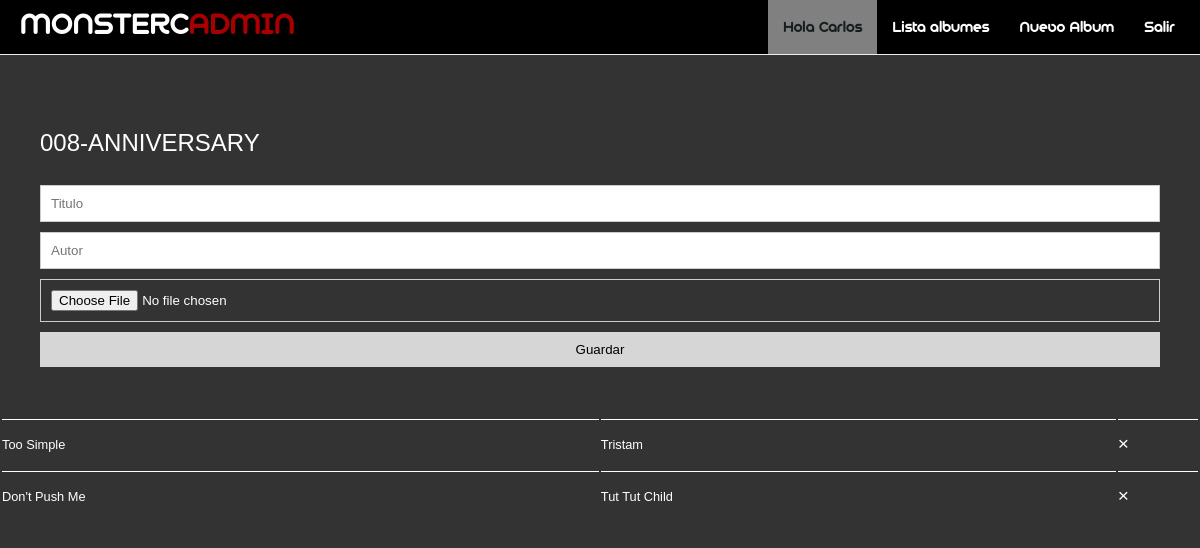
Page /admin/nuevaMusica.php?id=16 (signed in) on the committed database.
### tables this page shows
CREATE TABLE IF NOT EXISTS `usuarios` (
  `id` int(11) NOT NULL AUTO_INCREMENT,
  `nombre` varchar(255) DEFAULT NULL,
  `email` varchar(255) NOT NULL,
  `password` varchar(255) DEFAULT NULL,
  PRIMARY KEY (`id`)
);

CREATE TABLE IF NOT EXISTS `albumes` (
  `id` int(11) NOT NULL AUTO_INCREMENT,
  `nombre` varchar(255) DEFAULT NULL,
  `caratula` varchar(255) DEFAULT NULL,
  `fecha` date NOT NULL,
  PRIMARY KEY (`id`)
);

CREATE TABLE IF NOT EXISTS `canciones` (
  `id` int(11) NOT NULL AUTO_INCREMENT,
  `titulo` varchar(255) DEFAULT NULL,
  `autor` varchar(255) DEFAULT NULL,
  `ruta` varchar(255) NOT NULL,
  `id_album` int(11) NOT NULL,
  PRIMARY KEY (`id`,`id_album`),
  KEY `fk_canciones_albumes_idx` (`id_album`)
);

### admin/inc/conexion.php (called while the page is built)
<?php
$host = "localhost";
$user = "root";
$password = "";
$database = "proyecto_final";

### admin/core/Main.php (called while the page is built, shortened)
<?php
include 'core/Db_model.php';
include 'core/Album_model.php';
include 'core/User_model.php';
include 'core/Canciones_model.php';
include 'model/Cancion.php';
include 'model/Usuario.php';
class Main {
    function __construct() {
        include 'inc/conexion.php';
        $this->db = new Db_model($host, $user, $password, $database);
    }
}

### admin/core/Db_model.php (called while the page is built, shortened)
<?php
class Db_model {
    private $host, $userdb, $passdb, $namedb;
    private $conexion;
    function __construct($host, $userdb, $passdb, $namedb) {
        $this->host = $host;
        $this->userdb = $userdb;
        $this->passdb = $passdb;
        $this->namedb = $namedb;
    }
    private function connectDB() {
        $this->conexion = mysqli_connect($this->host, $this->userdb, $this->passdb, $this->namedb);
        mysqli_query($this->conexion, "SET NAMES 'utf8'");
    }
    public function executeSelectQuery($sql) {
        $consulta = mysqli_query($this->conexion, $sql);
        $nfilas = mysqli_num_rows($consulta);
        $datos = array();
        for ($i = 0; $i < $nfilas; $i++) {
            $fila = mysqli_fetch_array($consulta);
            $datos [] = $fila;
        }
        return $datos;
    }
}

### admin/core/User_model.php (called while the page is built, shortened)
<?php
class User_model extends Main {
    public function datosUser($id) {
        $arrayArray = $this->db->executeSelectQuery("SELECT * FROM usuarios WHERE id=$id");
        foreach ($arrayArray as $fila) {
            extract($fila);
            return new Usuario($id, $nombre, $email, $password);
        }
    }
}

### admin/model/Usuario.php (called while the page is built, shortened)
<?php
class Usuario {
    private $id, $nombre, $email, $password;
    function __construct($id, $nombre, $email, $password) {
        $this->nombre = $nombre;
    }
    public function getNombre() {
        return $this->nombre;
    }
}

### admin/core/Album_model.php (called while the page is built, shortened)
<?php
class Album_model extends Main {
    public function selectNombre($id) {
        $arrayArray = $this->db->executeSelectQuery("SELECT nombre FROM albumes WHERE id=$id");
        $nombreAlbum = "";
        foreach ($arrayArray as $fila) {
            $nombreAlbum = $fila["nombre"];
        }
        return $nombreAlbum;
    }
}

### admin/core/Canciones_model.php (called while the page is built, shortened)
<?php
class Canciones_model extends Main {
    public function selectCanciones($id_album) {
        $arrayArrays = $this->db->executeSelectQuery("SELECT id, titulo, autor, ruta, id_album FROM canciones WHERE id_album=$id_album ORDER BY titulo DESC");
        $arrayObj = array();
        foreach ($arrayArrays as $fila) {
            extract($fila);
            $cancion = new Cancion($id, $titulo, $autor, $ruta, $id_album);
            $arrayObj [] = $cancion;
        }
        return $arrayObj;
    }
}

### admin/model/Cancion.php (called while the page is built, shortened)
<?php
class Cancion {
    private $id, $titulo, $autor, $ruta, $idalbum;
    function __construct($id, $titulo, $autor, $ruta, $idalbum) {
        $this->id = $id;
        $this->titulo = $titulo;
        $this->autor = $autor;
    }
    function getId() {
        return $this->id;
    }
    function getTitulo() {
        return $this->titulo;
    }
    function getAutor() {
        return $this->autor;
    }
}

### admin/nuevaMusica.php (the view, shortened to what this page needs)
<?php
include './core/Main.php';
$id_album = $_GET["id"];
$album = new Album_model();
$cancion = new Canciones_model();
$nombreAlbum = $album->selectNombre($id_album);
$arrayObjCancion = $cancion->selectCanciones($id_album);
?>
<?php include './col/header.php'; ?>
<section>
    <h1><?= $nombreAlbum ?></h1>
    <br>
    <form action="<?= $_SERVER['PHP_SELF'] ?>" method="post"  enctype="multipart/form-data">
        <input type="text" name="titulo" placeholder="Titulo">
        <input type="text" name="autor" placeholder="Autor">
        <input type="file" name="ruta" placeholder="Cancion">
        <input type="submit" value="Guardar">
    </form>
</section>
<table>
    <?php if (count($arrayObjCancion) > 0) { ?>
        <?php foreach ($arrayObjCancion as $objCancion) { ?>
            <tr>
                <td><?= $objCancion->getTitulo() ?></td>
                <td><?= $objCancion->getAutor() ?></td>
                <td><a href="nuevaMusica.php?e=<?= $objCancion->getId() ?>"> &#215;</a></td>
            </tr>
        <?php } ?>
    <?php } else { ?>
        <tr>
            <td colspan="4">No hay canciones en este album</td>
        </tr>
    <?php } ?>
</table>
<?php include './col/footer.php'; ?>

### admin/col/header.php (shortened to what this page needs)
<?php
$user = new User_model();
$objUsuario = $user->datosUser($_SESSION["id_usuario"]);
?>
<!DOCTYPE html>
<html>
    <head>
        <link href="site_media/css/style.css" type="text/css" rel="stylesheet">
    </head>
    <body class="cms">
        <header>
            <h1>MONSTERC<span>ADMIN</span></h1>
            <nav>
                <ul>
                    <li class="saludo">Hola <?= $objUsuario->getNombre() ?></li>
                    <li><a href="listar.php">Lista albumes</a></li>
                    <li><a href="nuevoAlbum.php">Nuevo Album</a></li>
                    <li><a href="salir.php">Salir</a></li>
                </ul>
            </nav>
        </header>

### admin/site_media/css/style.css (style rules this page uses)
* { margin: 0; padding: 0; -webkit-box-sizing: border-box; text-decoration: none; }
body,html { font:1em/1.5 sans-serif; overflow: hidden; height: 100%; }
h1,h2 { font-weight: 300; }
li { list-style: none; color:#181d20; }
span { color:#A80000; }
input,textarea { width: 100%; padding: 10px; margin-bottom: 10px; border:1px solid #ccc; }
input[type="submit"] { border:none; background: rgba(255,255,255,.8); cursor:pointer; }
header { color: #fff; background: #000; width: 100%; font-family: monstercat; border-bottom: 1px solid #eee; margin-bottom: 50px; overflow: hidden; position: relative; top: 0; z-index: 100; }
header h1 { float: left; margin-left: 20px; }
header nav { float: right; margin-right: 10px; }
header nav ul li { float: left; padding: 15px; }
header nav ul li a { color: #fff; -webkit-transition: all .5s; -moz-transition: all .5s; -o-transition: all .5s; -ms-transition: all .5s; }
.saludo { background: rgba(255,255,255,.5); }
body.cms { background: #333; color: #fff; }
section { padding: 20px; margin: 20px; }
table { width: 100%; text-align: left; margin-top: 20px; font-size: .8em; }
table td { border-top: 1px solid #fff; font-weight: 300; padding: 10px 0; }
table td a { color:#fff; font-size: 1.5em; -webkit-transition: all .5s; }

### rows in the picture
usuarios: nombre "Carlos"
albumes: nombre "008-ANNIVERSARY"
canciones: titulo "Too Simple", autor "Tristam"
canciones: titulo "Don't Push Me", autor "Tut Tut Child"
